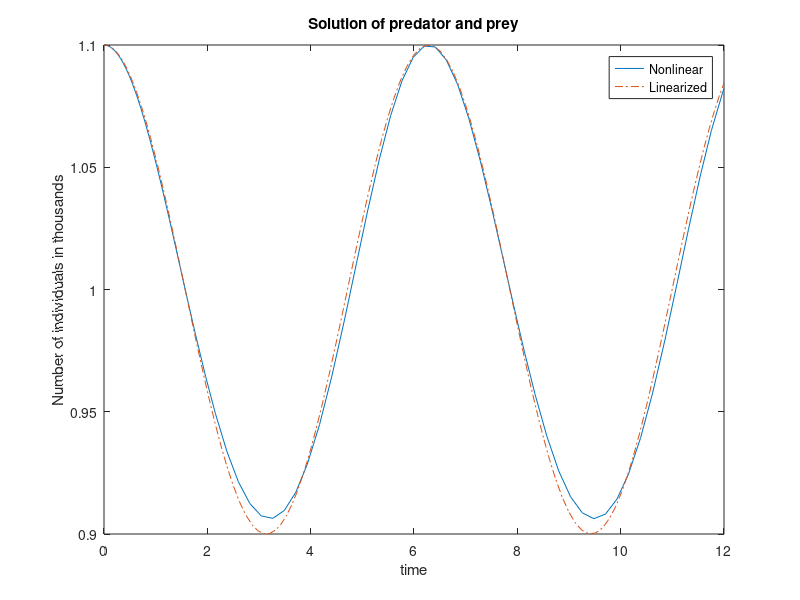

This figure's MATLAB source:
%% Ljung case 1: Species compete for the same food
clear all;
clf;
lambda = [3 2]; % birth rate
gamma = [1 1];  % mortality rate, natural
delta = [0.1 0.1];  % mortality rate, food related

mu = @ (i,N1,N2) gamma(i) + delta(i)*(N1+N2);

model1 = @(t,y) [(lambda(1)-gamma(1))*y(1) - delta(1)*(y(1)+y(2))*y(1);...
                (lambda(2)-gamma(2))*y(2) - delta(2)*(y(1)+y(2))*y(2)];
            
[t,y] = ode45(model1,[0 10],[0.1,2]);
plot(t,y(:,1),'-',t,y(:,2),'-.')
title('Solution of species compete for the same food');
xlabel('time');
ylabel('Number of individuals in thousands');
legend('species 1','species 2')

%% Ljung case 2: Predator and Prey
lambda = [1 2]; % birth rate: birth rate of pray is higher
gamma = [2 1];  % mortality rate, natural; naturally the predator is easy to die 
alpha = [1 1];  % mortality rate, food related

model2 = @(t,y) [(lambda(1)-gamma(1))*y(1) + alpha(1)*y(1)*y(2);...
                (lambda(2)-gamma(2))*y(2) - alpha(2)*y(1)*y(2)];

N1 = 2;
N2 = 2;
% N1 = (lambda(2)-gamma(2))/alpha(2);
% N2 = (gamma(1)-lambda(1))/alpha(1);

options = odeset('RelTol',1e-3,'AbsTol',[1e-6 1e-6]);
timeSpan = [0 20];
initCond = [N1 N2];
[t,y] = ode45(model2,timeSpan,initCond,options);
plot(t,y(:,1),'-',t,y(:,2),'-.')
title('Solution of predator and prey');
xlabel('time');
ylabel('Number of individuals in thousands');
legend('Predator','Pray')

%% Linearized model
lambda = [1 2];
gamma = [2 1];
alpha = [1 1];

A = [ 0 alpha(1)/alpha(2)*(lambda(2)-gamma(2)); ...
      -alpha(2)/alpha(1)*(gamma(1)-lambda(1)) 0];

model3 = @(t,y) A*y;

options = odeset('RelTol',1e-4,'AbsTol',[1e-6 1e-6]);
N1 = (lambda(2)-gamma(2))/alpha(2);
N2 = (gamma(1)-lambda(1))/alpha(1);
dN = [0.1 0];
timeSpan = [0 12];
initCond = [dN(1) dN(2)];
[t3,y3] = ode45(model3,timeSpan,initCond,options);
initCond = [N1+dN(1),N2+dN(2)];
[t2,y2] = ode45(model2,timeSpan,initCond,options);

plot(t2,y2(:,1),'-',t3,y3(:,1)+N1,'-.')
title('Solution of predator and prey');
xlabel('time');
ylabel('Number of individuals in thousands');
legend('Nonlinear','Linearized')


